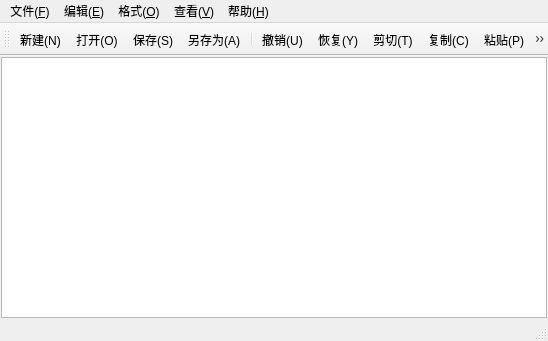
<?xml version="1.0" encoding="UTF-8"?>
<ui version="4.0">
 <class>MainWindow</class>
 <widget class="QMainWindow" name="MainWindow">
  <property name="geometry">
   <rect>
    <x>0</x>
    <y>0</y>
    <width>548</width>
    <height>341</height>
   </rect>
  </property>
  <property name="windowTitle">
   <string>MainWindow</string>
  </property>
  <widget class="QWidget" name="centralwidget">
   <layout class="QHBoxLayout" name="horizontalLayout">
    <property name="spacing">
     <number>0</number>
    </property>
    <property name="leftMargin">
     <number>1</number>
    </property>
    <property name="topMargin">
     <number>1</number>
    </property>
    <property name="rightMargin">
     <number>1</number>
    </property>
    <property name="bottomMargin">
     <number>1</number>
    </property>
    <item>
     <widget class="CodeEditor" name="textEdit"/>
    </item>
   </layout>
  </widget>
  <widget class="QMenuBar" name="menubar">
   <property name="geometry">
    <rect>
     <x>0</x>
     <y>0</y>
     <width>548</width>
     <height>22</height>
    </rect>
   </property>
   <widget class="QMenu" name="menu">
    <property name="title">
     <string>文件(&amp;F)</string>
    </property>
    <addaction name="actionNew"/>
    <addaction name="actionOpen"/>
    <addaction name="actionSave"/>
    <addaction name="actionSaveAs"/>
    <addaction name="separator"/>
    <addaction name="actionExit"/>
   </widget>
   <widget class="QMenu" name="menu_E">
    <property name="title">
     <string>编辑(&amp;E)</string>
    </property>
    <addaction name="actionUndo"/>
    <addaction name="actionRedo"/>
    <addaction name="actionCut"/>
    <addaction name="actionCopy"/>
    <addaction name="actionPaste"/>
    <addaction name="separator"/>
    <addaction name="actionFind"/>
    <addaction name="actionReplace"/>
    <addaction name="separator"/>
    <addaction name="actionSelectAll"/>
   </widget>
   <widget class="QMenu" name="menu_O">
    <property name="title">
     <string>格式(&amp;O)</string>
    </property>
    <addaction name="actionLineWrap"/>
    <addaction name="actionLinenumber"/>
    <addaction name="actionFont"/>
    <addaction name="actionTextColor"/>
    <addaction name="separator"/>
    <addaction name="actionTextBackgroundColor"/>
    <addaction name="actionBackgroundColor"/>
   </widget>
   <widget class="QMenu" name="menu_V">
    <property name="title">
     <string>查看(&amp;V)</string>
    </property>
    <addaction name="actionToolBar"/>
    <addaction name="actionStatusBar"/>
   </widget>
   <widget class="QMenu" name="menu_H">
    <property name="title">
     <string>帮助(&amp;H)</string>
    </property>
    <addaction name="actionAbout"/>
   </widget>
   <addaction name="menu"/>
   <addaction name="menu_E"/>
   <addaction name="menu_O"/>
   <addaction name="menu_V"/>
   <addaction name="menu_H"/>
  </widget>
  <widget class="QStatusBar" name="statusbar"/>
  <widget class="QToolBar" name="toolBar">
   <property name="windowTitle">
    <string>toolBar</string>
   </property>
   <attribute name="toolBarArea">
    <enum>TopToolBarArea</enum>
   </attribute>
   <attribute name="toolBarBreak">
    <bool>false</bool>
   </attribute>
   <addaction name="actionNew"/>
   <addaction name="actionOpen"/>
   <addaction name="actionSave"/>
   <addaction name="actionSaveAs"/>
   <addaction name="separator"/>
   <addaction name="actionUndo"/>
   <addaction name="actionRedo"/>
   <addaction name="actionCut"/>
   <addaction name="actionCopy"/>
   <addaction name="actionPaste"/>
   <addaction name="separator"/>
   <addaction name="actionFind"/>
   <addaction name="actionReplace"/>
   <addaction name="separator"/>
   <addaction name="actionFont"/>
   <addaction name="actionLinenumber"/>
   <addaction name="actionLineWrap"/>
   <addaction name="separator"/>
   <addaction name="actionToolBar"/>
   <addaction name="actionStatusBar"/>
  </widget>
  <action name="actionNew">
   <property name="icon">
    <iconset resource="notepad.qrc">
     <normaloff>:/img/new.png</normaloff>:/img/new.png</iconset>
   </property>
   <property name="text">
    <string>新建(&amp;N)</string>
   </property>
   <property name="toolTip">
    <string>新建</string>
   </property>
   <property name="shortcut">
    <string>Ctrl+N</string>
   </property>
   <property name="shortcutContext">
    <enum>Qt::ShortcutContext::WindowShortcut</enum>
   </property>
   <property name="menuRole">
    <enum>QAction::MenuRole::NoRole</enum>
   </property>
  </action>
  <action name="actionOpen">
   <property name="icon">
    <iconset resource="notepad.qrc">
     <normaloff>:/img/open.png</normaloff>:/img/open.png</iconset>
   </property>
   <property name="text">
    <string>打开(&amp;O)</string>
   </property>
   <property name="toolTip">
    <string>打开</string>
   </property>
   <property name="shortcut">
    <string>Ctrl+O</string>
   </property>
   <property name="menuRole">
    <enum>QAction::MenuRole::NoRole</enum>
   </property>
  </action>
  <action name="actionSave">
   <property name="icon">
    <iconset resource="notepad.qrc">
     <normaloff>:/img/save.png</normaloff>:/img/save.png</iconset>
   </property>
   <property name="text">
    <string>保存(&amp;S)</string>
   </property>
   <property name="toolTip">
    <string>保存</string>
   </property>
   <property name="shortcut">
    <string>Ctrl+S</string>
   </property>
   <property name="menuRole">
    <enum>QAction::MenuRole::NoRole</enum>
   </property>
  </action>
  <action name="actionSaveAs">
   <property name="icon">
    <iconset resource="notepad.qrc">
     <normaloff>:/img/save_as.png</normaloff>:/img/save_as.png</iconset>
   </property>
   <property name="text">
    <string>另存为(&amp;A)</string>
   </property>
   <property name="toolTip">
    <string>另存为</string>
   </property>
   <property name="menuRole">
    <enum>QAction::MenuRole::NoRole</enum>
   </property>
  </action>
  <action name="actionExit">
   <property name="icon">
    <iconset resource="notepad.qrc">
     <normaloff>:/img/exit.png</normaloff>:/img/exit.png</iconset>
   </property>
   <property name="text">
    <string>退出(&amp;X)</string>
   </property>
   <property name="toolTip">
    <string>退出</string>
   </property>
   <property name="shortcut">
    <string>Backspace</string>
   </property>
   <property name="menuRole">
    <enum>QAction::MenuRole::NoRole</enum>
   </property>
  </action>
  <action name="actionUndo">
   <property name="icon">
    <iconset resource="notepad.qrc">
     <normaloff>:/img/undo.png</normaloff>:/img/undo.png</iconset>
   </property>
   <property name="text">
    <string>撤销(&amp;U)</string>
   </property>
   <property name="toolTip">
    <string>撤销</string>
   </property>
   <property name="shortcut">
    <string>Ctrl+Z</string>
   </property>
   <property name="menuRole">
    <enum>QAction::MenuRole::NoRole</enum>
   </property>
  </action>
  <action name="actionCut">
   <property name="icon">
    <iconset resource="notepad.qrc">
     <normaloff>:/img/cut.png</normaloff>:/img/cut.png</iconset>
   </property>
   <property name="text">
    <string>剪切(&amp;T)</string>
   </property>
   <property name="toolTip">
    <string>剪切</string>
   </property>
   <property name="shortcut">
    <string>Ctrl+X</string>
   </property>
   <property name="menuRole">
    <enum>QAction::MenuRole::NoRole</enum>
   </property>
  </action>
  <action name="actionCopy">
   <property name="icon">
    <iconset resource="notepad.qrc">
     <normaloff>:/img/copy.png</normaloff>:/img/copy.png</iconset>
   </property>
   <property name="text">
    <string>复制(&amp;C)</string>
   </property>
   <property name="toolTip">
    <string>复制</string>
   </property>
   <property name="shortcut">
    <string>Ctrl+C</string>
   </property>
   <property name="menuRole">
    <enum>QAction::MenuRole::NoRole</enum>
   </property>
  </action>
  <action name="actionPaste">
   <property name="icon">
    <iconset resource="notepad.qrc">
     <normaloff>:/img/paste.png</normaloff>:/img/paste.png</iconset>
   </property>
   <property name="text">
    <string>粘贴(&amp;P)</string>
   </property>
   <property name="toolTip">
    <string>粘贴</string>
   </property>
   <property name="shortcut">
    <string>Ctrl+V</string>
   </property>
   <property name="menuRole">
    <enum>QAction::MenuRole::NoRole</enum>
   </property>
  </action>
  <action name="actionFind">
   <property name="icon">
    <iconset resource="notepad.qrc">
     <normaloff>:/img/find.png</normaloff>:/img/find.png</iconset>
   </property>
   <property name="text">
    <string>查找(&amp;F)</string>
   </property>
   <property name="toolTip">
    <string>查找</string>
   </property>
   <property name="shortcut">
    <string>Ctrl+F</string>
   </property>
   <property name="menuRole">
    <enum>QAction::MenuRole::NoRole</enum>
   </property>
  </action>
  <action name="actionReplace">
   <property name="icon">
    <iconset resource="notepad.qrc">
     <normaloff>:/img/replace.png</normaloff>:/img/replace.png</iconset>
   </property>
   <property name="text">
    <string>替换(&amp;R)</string>
   </property>
   <property name="toolTip">
    <string>替换</string>
   </property>
   <property name="shortcut">
    <string>Ctrl+H</string>
   </property>
   <property name="menuRole">
    <enum>QAction::MenuRole::NoRole</enum>
   </property>
  </action>
  <action name="actionFont">
   <property name="icon">
    <iconset resource="notepad.qrc">
     <normaloff>:/img/font.png</normaloff>:/img/font.png</iconset>
   </property>
   <property name="text">
    <string>字体(&amp;F)</string>
   </property>
   <property name="toolTip">
    <string>字体</string>
   </property>
   <property name="menuRole">
    <enum>QAction::MenuRole::NoRole</enum>
   </property>
  </action>
  <action name="actionLineWrap">
   <property name="checkable">
    <bool>true</bool>
   </property>
   <property name="icon">
    <iconset resource="notepad.qrc">
     <normaloff>:/img/wrap.png</normaloff>:/img/wrap.png</iconset>
   </property>
   <property name="text">
    <string>自动换行(&amp;W)</string>
   </property>
   <property name="toolTip">
    <string>自动换行</string>
   </property>
   <property name="menuRole">
    <enum>QAction::MenuRole::NoRole</enum>
   </property>
  </action>
  <action name="actionToolBar">
   <property name="checkable">
    <bool>true</bool>
   </property>
   <property name="icon">
    <iconset resource="notepad.qrc">
     <normaloff>:/img/tool.png</normaloff>:/img/tool.png</iconset>
   </property>
   <property name="text">
    <string>工具栏(&amp;T)</string>
   </property>
   <property name="toolTip">
    <string>工具栏</string>
   </property>
   <property name="menuRole">
    <enum>QAction::MenuRole::NoRole</enum>
   </property>
  </action>
  <action name="actionStatusBar">
   <property name="checkable">
    <bool>true</bool>
   </property>
   <property name="icon">
    <iconset resource="notepad.qrc">
     <normaloff>:/img/status.png</normaloff>:/img/status.png</iconset>
   </property>
   <property name="text">
    <string>状态栏(&amp;S)</string>
   </property>
   <property name="toolTip">
    <string>状态栏</string>
   </property>
   <property name="menuRole">
    <enum>QAction::MenuRole::NoRole</enum>
   </property>
  </action>
  <action name="actionRedo">
   <property name="icon">
    <iconset resource="notepad.qrc">
     <normaloff>:/img/redo.png</normaloff>:/img/redo.png</iconset>
   </property>
   <property name="text">
    <string>恢复(&amp;Y)</string>
   </property>
   <property name="toolTip">
    <string>恢复</string>
   </property>
   <property name="shortcut">
    <string>Ctrl+Y</string>
   </property>
   <property name="menuRole">
    <enum>QAction::MenuRole::NoRole</enum>
   </property>
  </action>
  <action name="actionSelectAll">
   <property name="icon">
    <iconset resource="notepad.qrc">
     <normaloff>:/img/selectall.png</normaloff>:/img/selectall.png</iconset>
   </property>
   <property name="text">
    <string>全选(&amp;A)</string>
   </property>
   <property name="toolTip">
    <string>全选</string>
   </property>
   <property name="shortcut">
    <string>Ctrl+A</string>
   </property>
   <property name="menuRole">
    <enum>QAction::MenuRole::NoRole</enum>
   </property>
  </action>
  <action name="actionAbout">
   <property name="icon">
    <iconset resource="notepad.qrc">
     <normaloff>:/img/about.png</normaloff>:/img/about.png</iconset>
   </property>
   <property name="text">
    <string>关于(&amp;A)</string>
   </property>
   <property name="toolTip">
    <string>关于</string>
   </property>
   <property name="menuRole">
    <enum>QAction::MenuRole::NoRole</enum>
   </property>
  </action>
  <action name="actionLinenumber">
   <property name="checkable">
    <bool>true</bool>
   </property>
   <property name="icon">
    <iconset resource="notepad.qrc">
     <normaloff>:/img/linenumber.png</normaloff>:/img/linenumber.png</iconset>
   </property>
   <property name="text">
    <string>显示行号(&amp;L)</string>
   </property>
   <property name="toolTip">
    <string>显示行号</string>
   </property>
   <property name="shortcut">
    <string>Ctrl+L</string>
   </property>
   <property name="menuRole">
    <enum>QAction::MenuRole::NoRole</enum>
   </property>
  </action>
  <action name="actionTextColor">
   <property name="icon">
    <iconset resource="notepad.qrc">
     <normaloff>:/img/textcolor.png</normaloff>:/img/textcolor.png</iconset>
   </property>
   <property name="text">
    <string>字体颜色</string>
   </property>
   <property name="toolTip">
    <string>字体颜色</string>
   </property>
   <property name="menuRole">
    <enum>QAction::MenuRole::NoRole</enum>
   </property>
  </action>
  <action name="actionBackgroundColor">
   <property name="icon">
    <iconset resource="notepad.qrc">
     <normaloff>:/img/background_color.png</normaloff>:/img/background_color.png</iconset>
   </property>
   <property name="text">
    <string>编辑器背景色</string>
   </property>
   <property name="toolTip">
    <string>编辑器背景色</string>
   </property>
   <property name="menuRole">
    <enum>QAction::MenuRole::NoRole</enum>
   </property>
  </action>
  <action name="actionTextBackgroundColor">
   <property name="icon">
    <iconset resource="notepad.qrc">
     <normaloff>:/img/text_bgc.png</normaloff>:/img/text_bgc.png</iconset>
   </property>
   <property name="text">
    <string>字体背景色</string>
   </property>
   <property name="toolTip">
    <string>字体背景色</string>
   </property>
   <property name="menuRole">
    <enum>QAction::MenuRole::NoRole</enum>
   </property>
  </action>
 </widget>
 <customwidgets>
  <customwidget>
   <class>CodeEditor</class>
   <extends>QPlainTextEdit</extends>
   <header location="global">codeeditor.h</header>
  </customwidget>
 </customwidgets>
 <resources>
  <include location="notepad.qrc"/>
 </resources>
 <connections/>
</ui>
